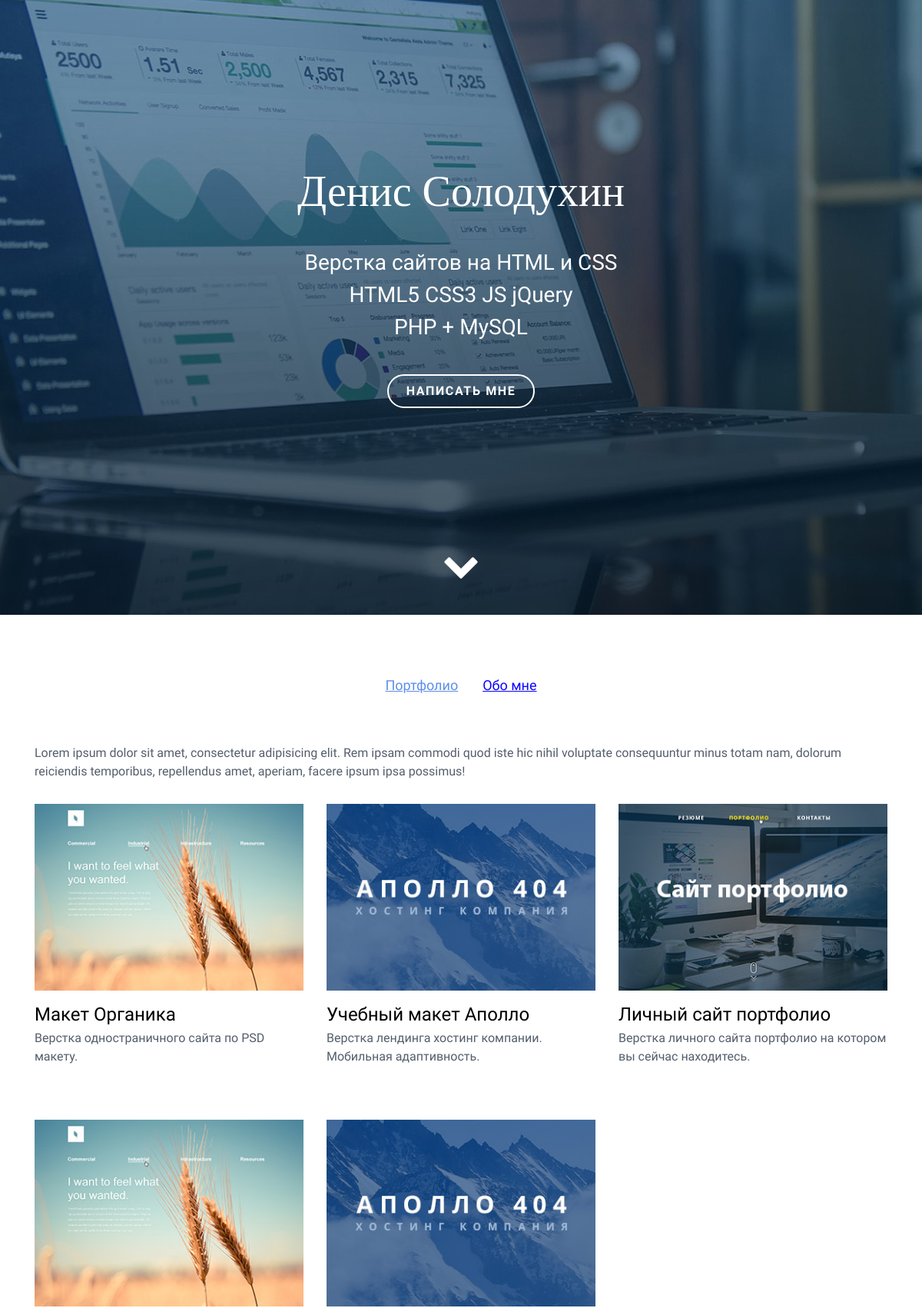
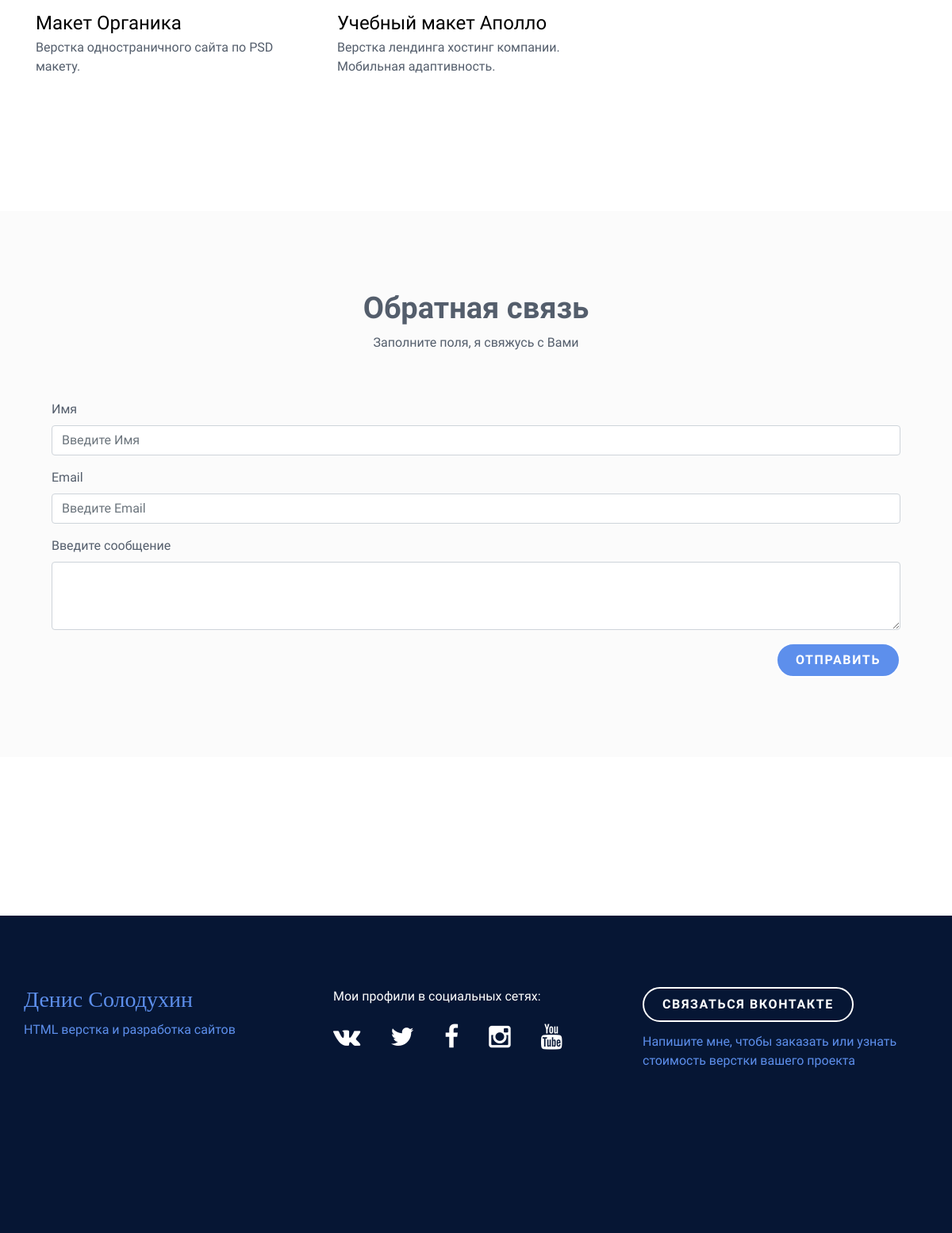
The page / on the database its author committed (2 pictures, top to bottom).
### tables this page shows
CREATE TABLE `portfolio` (
  `id` int(11) NOT NULL,
  `animated_css` varchar(255) NOT NULL,
  `img_link` varchar(255) NOT NULL,
  `img_alt` varchar(255) NOT NULL,
  `link` varchar(255) NOT NULL,
  `link_title` varchar(255) NOT NULL,
  `description` varchar(255) NOT NULL
);

### index.php (the view, shortened to what this page needs)
<?php require_once 'block/header.php';?>
<div class="portfolio">
    <div class="container">
    <ul class="nav nav-pills my-nav" id="pills-tab" role="tablist">
      <li class="nav-item">
        <a class="nav-link my-link active" id="pills-home-tab" data-toggle="pill" href="#pills-home" role="tab" aria-controls="pills-home" aria-selected="true">Портфолио</a>
      </li>
      <li class="nav-item">
        <a class="nav-link my-link" id="pills-profile-tab" data-toggle="pill" href="#pills-profile" role="tab" aria-controls="pills-profile" aria-selected="false">Обо мне</a>
      </li>
    </ul>
    <div class="tab-content" id="pills-tabContent">
      <div class="tab-pane fade show active" id="pills-home" role="tabpanel" aria-labelledby="pills-home-tab">
        <p class="portfolio-top-prgph">Lorem ipsum dolor sit amet, consectetur adipisicing elit. Rem ipsam commodi quod iste hic nihil voluptate consequuntur minus totam nam, dolorum reiciendis temporibus, repellendus amet, aperiam, facere ipsum ipsa possimus!</p>
        <div class="row">
        <?php foreach ($products as $product):?>
        <div class="col-md-4 my-portfolio-card">
            <div class="portfolio-item wow animated <?= $product['animated_css'] ?>">
                <div class="portfolio-item__img">
                    <img src="img/portfolio/<?= $product['img_link'] ?>" alt="<?= $product['img_alt'] ?>">
                </div>
                <div class="portfolio-item__title">
                    <a href="<?= $product['link'] ?>"><?= $product['link_title'] ?></a>
                </div>
                <div class="portfolio-item__text">
                    <p><?= $product['description'] ?></p>
                </div>
            </div>
        </div>
        <?php endforeach;?>
    </div>
      </div>
    </div>
    </div>
</div>
<div class="container-fluid btm-form-bg">
    <div class="container">
        <div class="row btm-form-row">
            <div class="btm-form-wrap">
                <h4 class = "btm-form-header">Обратная связь</h4>
                <p class="btm-form-title">Заполните поля, я свяжусь с Вами</p>
                <div class="btm-form">
                    <form action="php/mail.php" method="POST" >
                      <div class="form-group my-form-group">
                        <label for="exampleInputName1">Имя</label>
                        <input type="text" class="form-control" id="exampleInputName1" name="userName" placeholder="Введите Имя" required>
                      </div>
                      <div class="form-group my-form-group">
                        <label for="exampleInputEmail1">Email</label>
                        <input type="email" class="form-control" id="exampleInputEmail1" name="userEmail" aria-describedby="emailHelp" placeholder="Введите Email" required>
                      </div>
                        <div class="form-group">
                            <label for="exampleFormControlTextarea1">Введите сообщение</label>
                            <textarea name="userMessage" class="form-control" id="exampleFormControlTextarea1" rows="3"></textarea>
                          </div>
                      <button type="submit" class="btn button">Отправить</button>
                    </form>
                </div>
            </div>
        </div>
    </div>
</div>
<?php require_once 'block/footer.php';?>

### block/header.php (shortened to what this page needs)
<?php
require_once 'bd/bd.php';
$sql = "SELECT * FROM portfolio";
$result = $dbLink->query($sql);
$products = $result->fetchALL(PDO::FETCH_ASSOC);
?>
<!DOCTYPE html>
<html lang="ru">
<head>
    <link rel="stylesheet" href="https://cdnjs.cloudflare.com/ajax/libs/normalize/5.0.0/normalize.css">
    <link rel="stylesheet" href="https://maxcdn.bootstrapcdn.com/bootstrap/4.0.0/css/bootstrap.min.css">
    <link href="https://maxcdn.bootstrapcdn.com/font-awesome/4.7.0/css/font-awesome.min.css" rel="stylesheet">
    <link rel="stylesheet" href="plugins/font-awesome/css/font-awesome.css">
    <link rel="stylesheet" href="libs/animated.css">
    <link rel="stylesheet" href="https://cdnjs.cloudflare.com/ajax/libs/jquery-modal/0.9.1/jquery.modal.min.css" />
    <link id="theme-style" rel="stylesheet" href="css/styles.css">
    <link rel="stylesheet" href="css/main.css">
</head>
<body>
<div class="header">
    <div class="header__title wow sanimated rollIn">Денис Солодухин</div>
    <div class="header__slogan wow animated fadeInRight">Верстка сайтов на HTML и CSS<br> HTML5 CSS3 JS jQuery<br>PHP + MySQL</div>
    <div><a href="#ex1" class="button modal-header-btn" rel="modal:open">Написать мне</a></div>
    <div class="header__arrow">
        <i class="fa fa-chevron-down wow animated flipInX" aria-hidden="true"></i>
    </div>
</div>

### block/footer.php (shortened to what this page needs)
<div class="vk-coment-wrap">
</div>
<div class="footer">
    <div class="my-container">
        <div class="my-row">
            <div class="my-col-4 wow animated zoomIn">
                <p class="footer__name">Денис Солодухин</p>
                <p>HTML верстка и разработка сайтов</p>
            </div>
            <div class="my-col-4 wow animated zoomIn">
                <p class="footer__social">Мои профили в социальных сетях:</p>
                <p class="footer__social-icons">
                    <a href="#" target="_blank">
                    <i class="fa fa-vk" aria-hidden="true"></i>
                    </a>
                    <a href="#" target="_blank">
                    <i class="fa fa-twitter" aria-hidden="true"></i>
                    </a>
                    <a href="#" target="_blank">
                    <i class="fa fa-facebook" aria-hidden="true"></i>
                    </a>
                    <a href="#" target="_blank">
                    <i class="fa fa-instagram" aria-hidden="true"></i>
                    </a>
                    <a href="#" target="_blank">
                    <i class="fa fa-youtube" aria-hidden="true"></i>
                    </a>
                </p>
            </div>
            <div class="my-col-4 wow animated zoomIn">
                <div><a href="#" class="button" target="_blank">связаться Вконтакте</a></div>
                <p>Напишите мне, чтобы заказать или узнать<br> стоимость верстки вашего проекта</p>
            </div>
        </div>
    </div>
</div>
</body>
</html>

### css/styles.css (style rules this page uses)
body { font-family: 'Roboto', sans-serif; color: #545E6C; font-size: 14px; -webkit-font-smoothing: antialiased; -moz-osx-font-smoothing: grayscale; }
h1, h2, h3, h4, h5, h6 { font-weight: 700; }
a { color: #2d7788; -webkit-transition: all 0.4s ease-in-out; -moz-transition: all 0.4s ease-in-out; -ms-transition: all 0.4s ease-in-out; -o-transition: all 0.4s ease-in-out; }
p { line-height: 1.5; }
.footer { padding: 30px; padding-top: 60px; }

### css/main.css (style rules this page uses)
html, body { font-family: 'PT Sans Caption', sans-serif; font-size: 16px; line-height: 1.5; min-width: 280px; }
img { display: inline-block; }
a { transition: 0.2s ease-out; }
* { box-sizing: border-box; }
.my-container { width: 1140px; margin-left: auto; margin-right: auto; }
.my-row:after { clear: both; content: ""; display: table; }
.my-col-4 { width: 360px; margin-right: 30px; float: left; }
.my-col-4:last-child { margin-right: 0px; }
.header { background: #343c4e; background-image: url("../img/bg/bg-header.jpg"); background-repeat: no-repeat; background-position: center; background-size: cover; height: 100vh; min-height: 400px; color: #FFF; text-align: center; display: flex; flex-direction: column; align-items: center; justify-content: center; position: relative; }
.header__title { font-size: 56px; margin-bottom: 30px; font-family: 'Merriweather', serif; margin-top: -50px; }
.header__slogan { font-size: 28px; line-height: 42px; }
.header__arrow { font-size: 48px; width: 60px; height: 50px; margin-left: -30px; position: absolute; bottom: 50px; left: 50%; }
.portfolio { padding-top: 70px; padding-bottom: 100px; }
.portfolio-item { margin-bottom: 20px; }
.portfolio-item__img { margin-bottom: 17px; }
.portfolio-item__img img { max-width: 100%; height: auto; }
.portfolio-item__title { font-size: 24px; line-height: normal; margin-bottom: 5px; }
.portfolio-item__title a { text-decoration: none; color: #000; border-bottom: 1px solid #FFF; }
.portfolio-item__text p { margin-top: 0px; margin-bottom: 15px; }
.my-nav { display: -webkit-flex; display: -moz-flex; display: -ms-flex; display: -o-flex; display: flex; justify-content: center; -ms-align-items: center; align-items: center; margin-bottom: 55px; }
.nav-pills .nav-link.active, .nav-pills .show > .nav-link { color: #5d8fec; background-color: #fff; }
.my-link { color: #0b05ff; text-decoration: underline; font-size: 18px; }
.portfolio-top-prgph { margin-bottom: 30px; }
.my-portfolio-card { margin-bottom: 50px; }
.vk-coment-wrap { display: flex; width: 100%; justify-content: center; padding-bottom: 50px; }
.btm-form-bg { background-color: #f3f3f350; padding: 50px 0; margin-bottom: 100px; }
.btm-form-header { font-size: 38px; text-align: center; font-weight: 600; }
.btm-form-title { text-align: center; }
.btm-form-wrap { width: 100%; padding: 0 20px; }
.btm-form { margin: 60px 0; }
.btm-form .button { margin-bottom: 0; background-color: #5d8fec; float: right; }
.btm-form-row { display: flex; justify-content: center; align-items: center; margin: 50px 0 50px; }
.footer { background-color: #061634; color: #5d8fec; padding-top: 90px; padding-bottom: 190px; margin-top: 50px; }
.footer p { margin-top: 0px; margin-bottom: 15px; }
p.footer__name { font-size: 28px; margin-bottom: 10px; line-height: normal; font-family: 'Merriweather', serif; }
p.footer__social { color: #FFF; }
p.footer__social-icons { color: #FFF; font-size: 32px; }
p.footer__social-icons a { color: #FFF; text-decoration: none; margin-right: 30px; }
p.footer__social-icons a:last-child { margin-right: 0px; }
.button { font-weight: 700; text-decoration: none; color: White; text-transform: uppercase; letter-spacing: 1.6px; display: inline-block; border-width: 2px; border-color: #FFF; border-style: solid; border-radius: 50px; padding-top: 8px; padding-bottom: 8px; padding-left: 23px; padding-right: 23px; margin-bottom: 13px; transition: 0.2s ease-out; }
.modal-header-btn { margin-top: 40px; }

### rows shown on the page
portfolio: img_link (picture), link_title "Макет Органика", description "Верстка одностраничного сайта по PSD макету."
portfolio: img_link (picture), link_title "Учебный макет Аполло", description "Верстка лендинга хостинг компании. Мобильная адаптивность."
portfolio: img_link (picture), link_title "Личный сайт портфолио", description "Верстка личного сайта портфолио на котором вы сейчас находитесь."
portfolio: img_link (picture), link_title "Макет Органика", description "Верстка одностраничного сайта по PSD макету."
portfolio: img_link (picture), link_title "Учебный макет Аполло", description "Верстка лендинга хостинг компании. Мобильная адаптивность."
